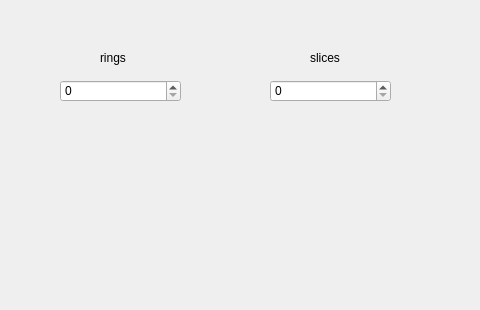
<?xml version="1.0" encoding="UTF-8"?>
<ui version="4.0">
 <class>SphereLayerWidget</class>
 <widget class="QWidget" name="SphereLayerWidget">
  <property name="geometry">
   <rect>
    <x>0</x>
    <y>0</y>
    <width>480</width>
    <height>310</height>
   </rect>
  </property>
  <property name="windowTitle">
   <string>Form</string>
  </property>
  <widget class="QSpinBox" name="rings">
   <property name="geometry">
    <rect>
     <x>60</x>
     <y>80</y>
     <width>121</width>
     <height>22</height>
    </rect>
   </property>
  </widget>
  <widget class="QSpinBox" name="slices">
   <property name="geometry">
    <rect>
     <x>270</x>
     <y>80</y>
     <width>121</width>
     <height>22</height>
    </rect>
   </property>
  </widget>
  <widget class="QLabel" name="label">
   <property name="geometry">
    <rect>
     <x>100</x>
     <y>50</y>
     <width>55</width>
     <height>16</height>
    </rect>
   </property>
   <property name="text">
    <string>rings</string>
   </property>
  </widget>
  <widget class="QLabel" name="label_2">
   <property name="geometry">
    <rect>
     <x>310</x>
     <y>50</y>
     <width>55</width>
     <height>16</height>
    </rect>
   </property>
   <property name="text">
    <string>slices</string>
   </property>
  </widget>
 </widget>
 <resources/>
 <connections/>
</ui>
